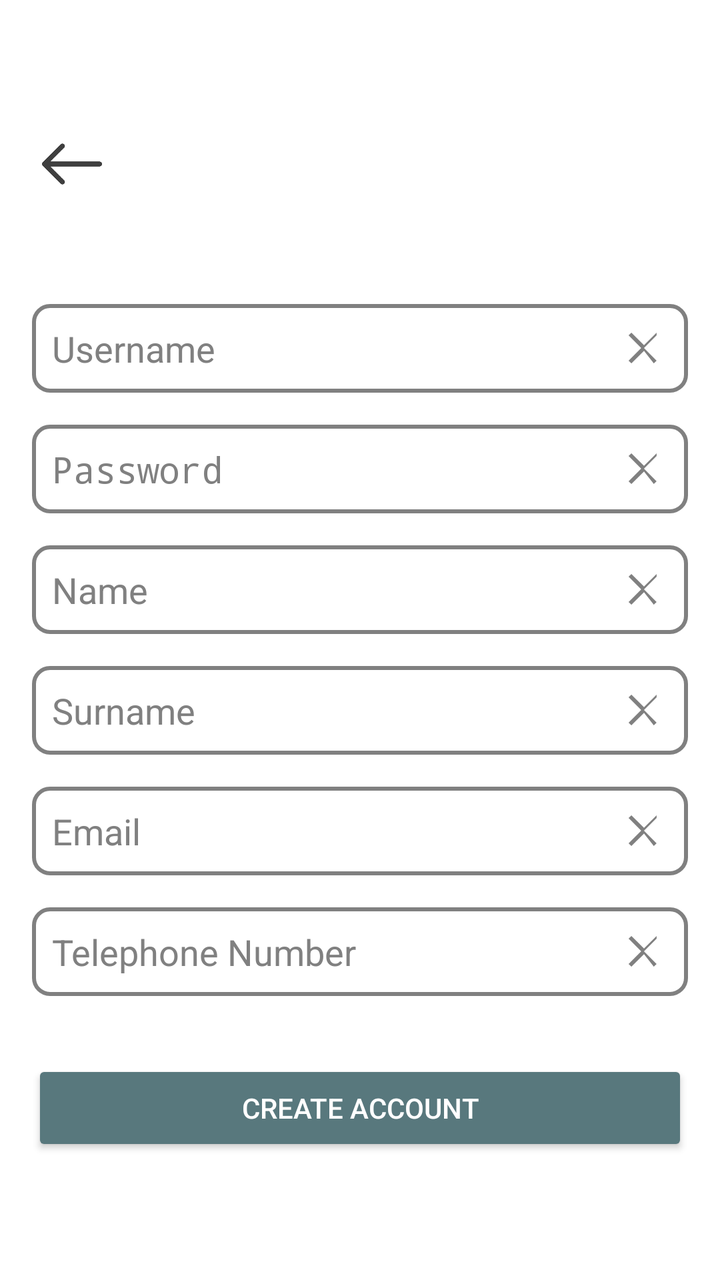
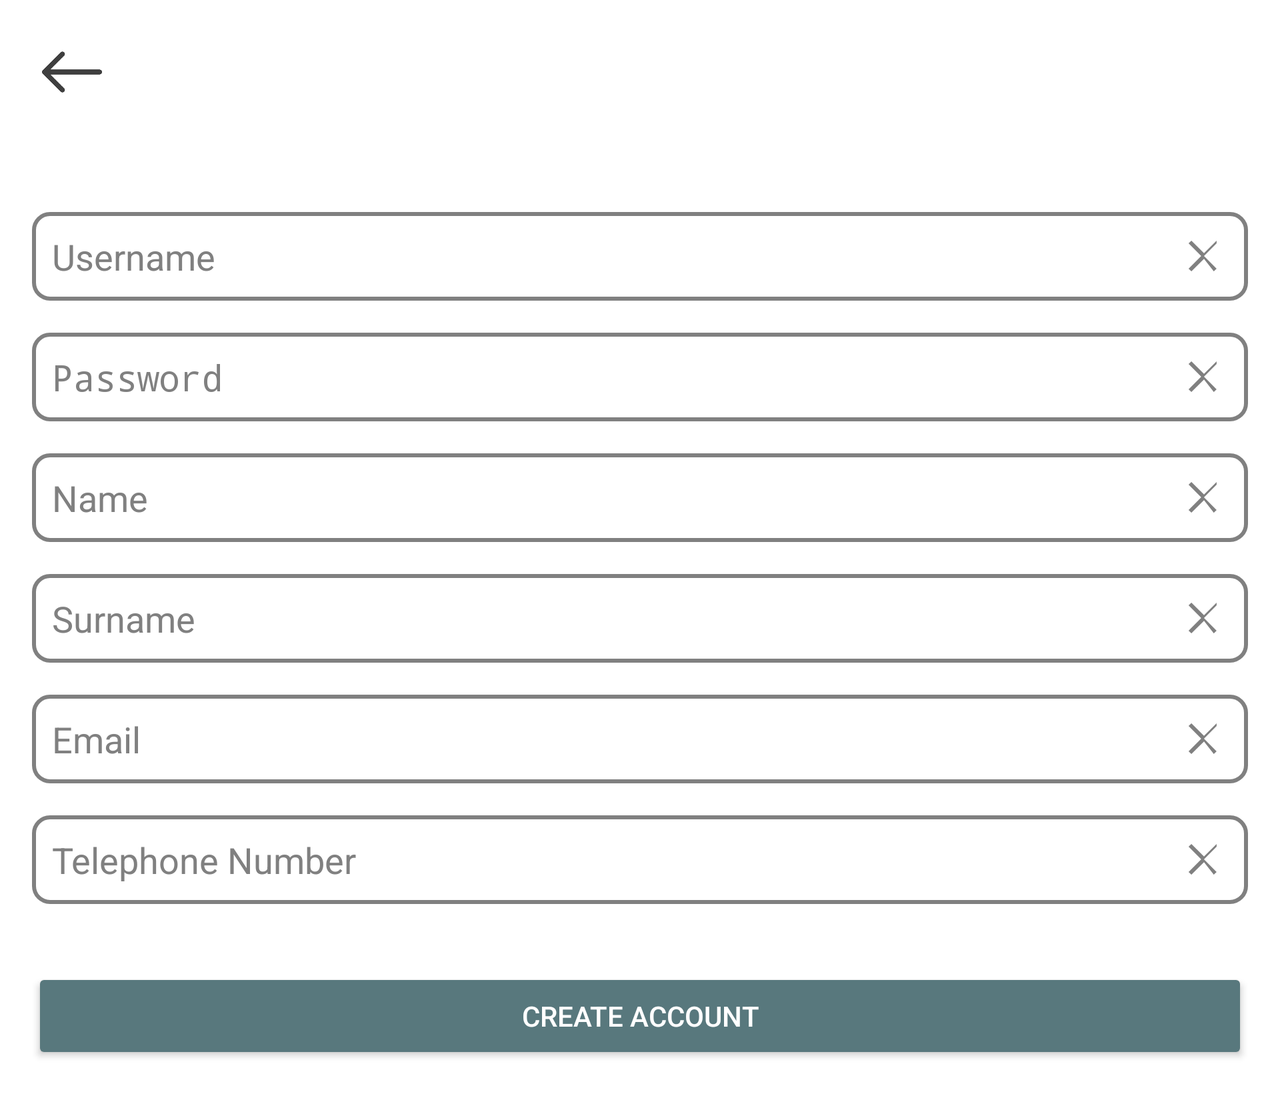

Two renders of one Android screen. The first uses the default layout on a phone; the second uses the alternative layout the repository ships for a different screen configuration, on a matching device. The two XML files are below.
<!-- AndroidManifest.xml: application theme Theme.HearthstoneCards -->
<!-- res/layout/activity_register.xml -->
<?xml version="1.0" encoding="utf-8"?>
<layout
    xmlns:android="http://schemas.android.com/apk/res/android"
    xmlns:tools="http://schemas.android.com/tools">
    <LinearLayout
        android:layout_width="match_parent"
        android:layout_height="match_parent"
        android:orientation="vertical"
        android:gravity="center"
        android:padding="16dp"
        android:background="@color/white">

        

        <ImageButton
            android:id="@+id/btn_back"
            android:layout_width="40dp"
            android:layout_height="40dp"
            android:layout_gravity="start"
            android:layout_marginEnd="16dp"
            android:background="?attr/selectableItemBackground"
            android:scaleType="centerInside"
            android:src="@drawable/back_arrow" />

        <View
            android:layout_width="match_parent"
            android:layout_height="50dp"/>

        <EditText
            android:id="@+id/username"
            android:layout_width="match_parent"
            android:layout_height="wrap_content"
            android:hint="@string/username_hint"
            android:padding="10dp"
            android:background="@drawable/edittext_background"
            android:drawableEnd="@drawable/ic_clear"
            android:textColorHint="@color/gray"
            android:layout_marginBottom="16dp"/>

        <EditText
            android:id="@+id/password"
            android:layout_width="match_parent"
            android:layout_height="wrap_content"
            android:hint="@string/password_hint"
            android:padding="10dp"
            android:background="@drawable/edittext_background"
            android:drawableEnd="@drawable/ic_clear"
            android:textColorHint="@color/gray"
            android:inputType="textPassword"
            android:layout_marginBottom="16dp"/>

        <EditText
            android:id="@+id/first_name"
            android:layout_width="match_parent"
            android:layout_height="wrap_content"
            android:hint="@string/first_name_hint"
            android:padding="10dp"
            android:background="@drawable/edittext_background"
            android:drawableEnd="@drawable/ic_clear"
            android:textColorHint="@color/gray"
            android:layout_marginBottom="16dp"/>

        <EditText
            android:id="@+id/last_name"
            android:layout_width="match_parent"
            android:layout_height="wrap_content"
            android:hint="@string/last_name_hint"
            android:padding="10dp"
            android:background="@drawable/edittext_background"
            android:drawableEnd="@drawable/ic_clear"
            android:textColorHint="@color/gray"
            android:layout_marginBottom="16dp"/>

        <EditText
            android:id="@+id/email"
            android:layout_width="match_parent"
            android:layout_height="wrap_content"
            android:hint="@string/email_hint"
            android:padding="10dp"
            android:background="@drawable/edittext_background"
            android:drawableEnd="@drawable/ic_clear"
            android:textColorHint="@color/gray"
            android:layout_marginBottom="16dp"/>

        <EditText
            android:id="@+id/telephone_number"
            android:layout_width="match_parent"
            android:layout_height="wrap_content"
            android:hint="@string/telephone_number_hint"
            android:padding="10dp"
            android:background="@drawable/edittext_background"
            android:drawableEnd="@drawable/ic_clear"
            android:textColorHint="@color/gray"
            android:layout_marginBottom="16dp"/>

        <Button
            android:id="@+id/btn_login"
            android:layout_width="match_parent"
            android:layout_height="wrap_content"
            android:text="@string/register_text"
            android:padding="10dp"
            android:backgroundTint="@color/dark_blueish"
            android:textColor="@color/white"
            android:layout_marginTop="16dp"/>

    </LinearLayout>
</layout>
<!-- resources referenced by this layout -->
<resources>
  <color name="dark_blueish">#58787d</color>
  <color name="gray">#808080</color>
  <color name="white">#FFFFFFFF</color>
  <!-- drawable back_arrow: png bitmap (drawable, 22430 bytes) -->
  <!-- drawable edittext_background (drawable) -->
  <?xml version="1.0" encoding="utf-8"?>
  <shape xmlns:android="http://schemas.android.com/apk/res/android" android:shape="rectangle">
      <solid android:color="@color/white"/> 
      <stroke android:width="2dp" android:color="@color/gray"/> 
      <corners android:radius="8dp"/> 
  </shape>
  <!-- drawable ic_clear (drawable) -->
  <vector xmlns:android="http://schemas.android.com/apk/res/android"
      android:width="24dp"
      android:height="24dp"
      android:viewportWidth="24"
      android:viewportHeight="24">
      <path
          android:fillColor="#808080"
          android:pathData="M18.3,5.7L12,12l6.3,6.3l-1.4,1.4L12,13.4l-6.3,6.3l-1.4,-1.4L10.6,12L4.3,5.7l1.4,-1.4L12,10.6l6.3,-6.3z"/>
  </vector>
  <string name="email_hint">Email</string>
  <string name="first_name_hint">Name</string>
  <string name="last_name_hint">Surname</string>
  <string name="password_hint">Password</string>
  <string name="register_text">Create Account</string>
  <string name="telephone_number_hint">Telephone Number</string>
  <string name="username_hint">Username</string>
  <style name="Theme.HearthstoneCards" parent="android:Theme.Material.Light.NoActionBar" />
</resources>
<!-- res/layout-land/activity_register.xml (the repository's variant of the layout above) -->
<!-- drawn on the phone turned sideways -->
<?xml version="1.0" encoding="utf-8"?>
<layout
    xmlns:android="http://schemas.android.com/apk/res/android"
    xmlns:tools="http://schemas.android.com/tools">

    <ScrollView
        android:layout_width="match_parent"
        android:layout_height="match_parent"
        android:fillViewport="true"
        android:background="@color/white">

        <LinearLayout
            android:layout_width="match_parent"
            android:layout_height="wrap_content"
            android:orientation="vertical"
            android:gravity="center"
            android:padding="16dp">

            
            <ImageButton
                android:id="@+id/btn_back"
                android:layout_width="40dp"
                android:layout_height="40dp"
                android:layout_gravity="start"
                android:layout_marginEnd="16dp"
                android:background="?attr/selectableItemBackground"
                android:scaleType="centerInside"
                android:src="@drawable/back_arrow" />

            <View
                android:layout_width="match_parent"
                android:layout_height="50dp"/>

            <EditText
                android:id="@+id/username"
                android:layout_width="match_parent"
                android:layout_height="wrap_content"
                android:hint="@string/username_hint"
                android:padding="10dp"
                android:background="@drawable/edittext_background"
                android:drawableEnd="@drawable/ic_clear"
                android:textColorHint="@color/gray"
                android:layout_marginBottom="16dp"/>

            <EditText
                android:id="@+id/password"
                android:layout_width="match_parent"
                android:layout_height="wrap_content"
                android:hint="@string/password_hint"
                android:padding="10dp"
                android:background="@drawable/edittext_background"
                android:drawableEnd="@drawable/ic_clear"
                android:textColorHint="@color/gray"
                android:inputType="textPassword"
                android:layout_marginBottom="16dp"/>

            <EditText
                android:id="@+id/first_name"
                android:layout_width="match_parent"
                android:layout_height="wrap_content"
                android:hint="@string/first_name_hint"
                android:padding="10dp"
                android:background="@drawable/edittext_background"
                android:drawableEnd="@drawable/ic_clear"
                android:textColorHint="@color/gray"
                android:layout_marginBottom="16dp"/>

            <EditText
                android:id="@+id/last_name"
                android:layout_width="match_parent"
                android:layout_height="wrap_content"
                android:hint="@string/last_name_hint"
                android:padding="10dp"
                android:background="@drawable/edittext_background"
                android:drawableEnd="@drawable/ic_clear"
                android:textColorHint="@color/gray"
                android:layout_marginBottom="16dp"/>

            <EditText
                android:id="@+id/email"
                android:layout_width="match_parent"
                android:layout_height="wrap_content"
                android:hint="@string/email_hint"
                android:padding="10dp"
                android:background="@drawable/edittext_background"
                android:drawableEnd="@drawable/ic_clear"
                android:textColorHint="@color/gray"
                android:layout_marginBottom="16dp"/>

            <EditText
                android:id="@+id/telephone_number"
                android:layout_width="match_parent"
                android:layout_height="wrap_content"
                android:hint="@string/telephone_number_hint"
                android:padding="10dp"
                android:background="@drawable/edittext_background"
                android:drawableEnd="@drawable/ic_clear"
                android:textColorHint="@color/gray"
                android:layout_marginBottom="16dp"/>

            <Button
                android:id="@+id/btn_login"
                android:layout_width="match_parent"
                android:layout_height="wrap_content"
                android:text="@string/register_text"
                android:padding="10dp"
                android:backgroundTint="@color/dark_blueish"
                android:textColor="@color/white"
                android:layout_marginTop="16dp"/>

        </LinearLayout>

    </ScrollView>
</layout>
